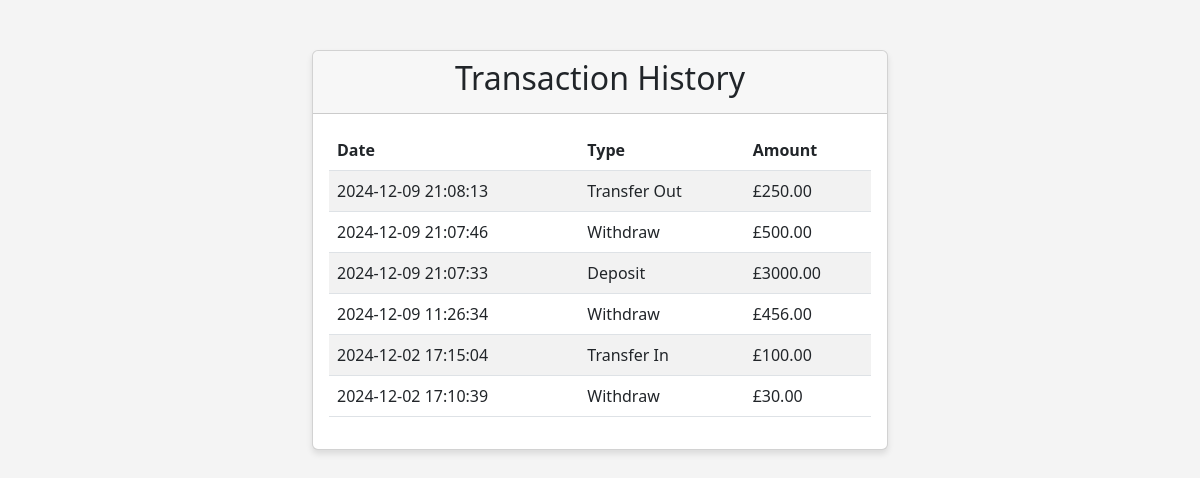
Page /transactions (signed in) on the earlier database version.
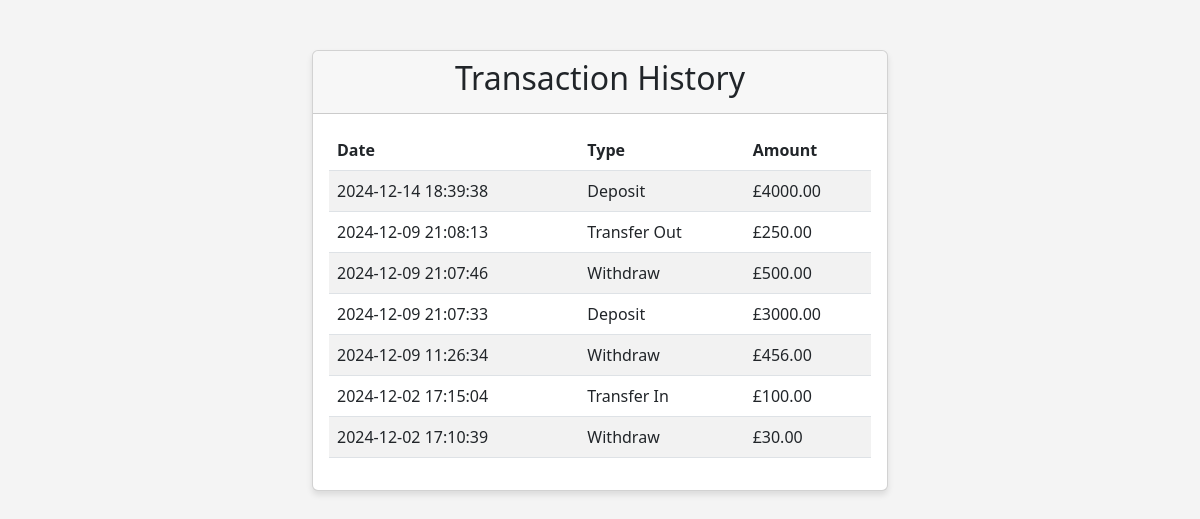
Same page on the later database version.
### app.py (models this page shows)
class Transaction(db.Model):
    id = db.Column(db.Integer, primary_key=True)  # Unique transaction identifier
    user_id = db.Column(db.Integer, db.ForeignKey('user.id'), nullable=False)  # Link to user
    type = db.Column(db.String(10), nullable=False)  # Transaction type (deposit/withdraw/transfer)
    amount = db.Column(db.Float, nullable=False)  # Transaction amount
    timestamp = db.Column(db.DateTime, default=datetime.utcnow)  # When transaction occurred

### app.py (the view)
@app.route('/transactions')
def transactions():
    if 'user_id' not in session:
        return redirect(url_for('login'))
    user = User.query.get(session['user_id'])
    transactions = Transaction.query.filter_by(user_id=user.id).order_by(Transaction.timestamp.desc()).all()
    return render_template('transactions.html', transactions=transactions)

### templates/transactions.html
{% extends "base.html" %}
{% block content %}
<div class="card">
    <div class="card-header text-center">
        <h2>Transaction History</h2>
    </div>
    <div class="card-body">
        <table class="table table-striped">
            <thead>
                <tr>
                    <th>Date</th>
                    <th>Type</th>
                    <th>Amount</th>
                </tr>
            </thead>
            <tbody>
                {% for transaction in transactions %}
                <tr>
                    <td>{{ transaction.timestamp.strftime('%Y-%m-%d %H:%M:%S') }}</td>
                    <td>{{ transaction.type.replace('_', ' ').title() }}</td>
                    <td>£{{ "%.2f"|format(transaction.amount) }}</td>
                </tr>
                {% endfor %}
            </tbody>
        </table>
    </div>
</div>
{% endblock %}

### templates/base.html (shortened to what this page needs)
<!DOCTYPE html>
<html lang="en">
<head>
    <link href="https://cdn.jsdelivr.net/npm/bootstrap@5.2.3/dist/css/bootstrap.min.css" rel="stylesheet">
</head>
<body>
    <div class="container">
        {% block content %}{% endblock %}
    </div>
</body>
</html>

### templates/base.html (style rules this page uses)
body { background-color: #f4f4f4; }
.container { max-width: 600px; margin-top: 50px; }
.card { box-shadow: 0 4px 6px rgba(0,0,0,0.1); }

Differences in the rows shown:
added Transaction: amount "4000.00"
